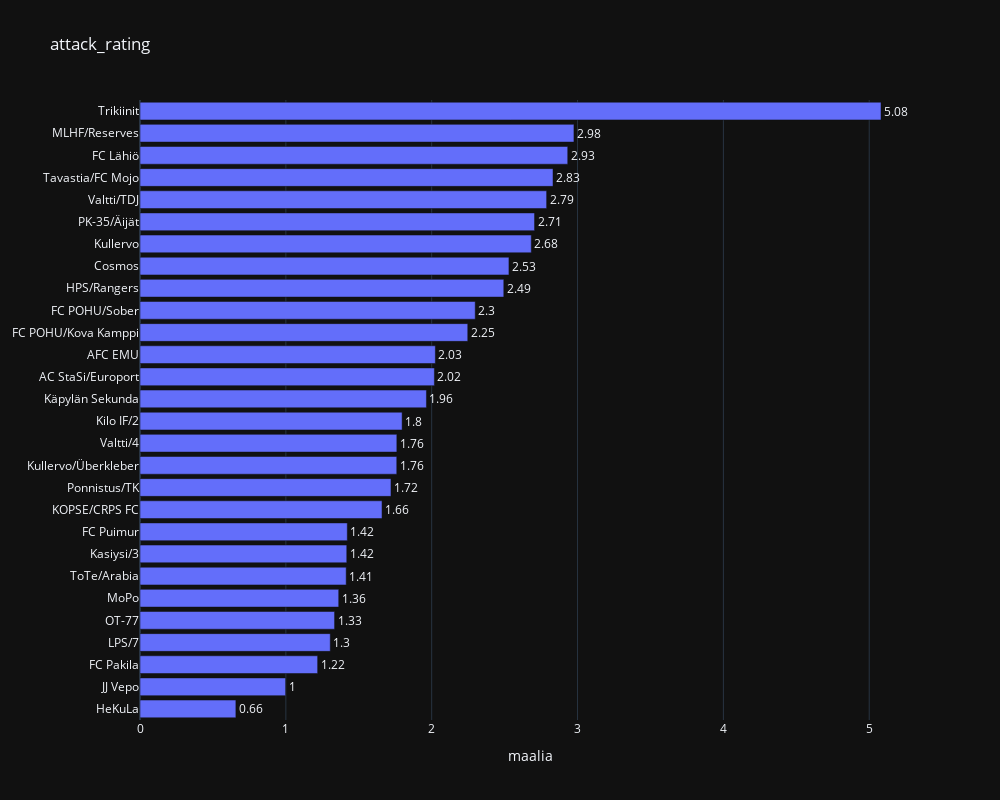

Notebook source saved alongside this figure:
### Code cell
my_x = 'attack_rating'

aux = ratings_df.sort_values(by=my_x)

fig = go.Figure()

fig.add_trace(
        go.Bar(
            x=aux[my_x],
            y=aux['team'],#.apply(lambda x: x.split('\\')[0]),
            text=aux[my_x].round(2),
            textposition='outside',
            orientation='h',
            #marker=dict(color = color_list)
        )
)

fig.update_layout(
    width=1000,
    height=800,
    title=f"{my_x}",
    template = 'plotly_dark',
    xaxis_title="maalia",
    showlegend=False
    )

fig.show()

### Figure 1 — Plotly figure (JSON) as saved in the notebook; plotly's stock layout.template omitted (floating-point values rounded to 4 significant figures)
{"data": [{"orientation": "h", "text": [0.66, 1.0, 1.22, 1.3, 1.33, 1.36, 1.41, 1.42, 1.42, 1.66, 1.72, 1.76, 1.76, 1.8, 1.96, 2.02, 2.03, 2.25, 2.3, 2.49, 2.53, 2.68, 2.71, 2.79, 2.83, 2.93, 2.98, 5.08], "textposition": "outside", "type": "bar", "x": [0.6575, 0.9984, 1.218, 1.305, 1.334, 1.363, 1.414, 1.418, 1.421, 1.66, 1.721, 1.761, 1.761, 1.797, 1.964, 2.019, 2.025, 2.247, 2.299, 2.494, 2.53, 2.683, 2.705, 2.788, 2.832, 2.933, 2.975, 5.081], "y": ["HeKuLa", "JJ Vepo", "FC Pakila", "LPS/7", "OT-77", "MoPo", "ToTe/Arabia", "Kasiysi/3", "FC Puimur", "KOPSE/CRPS FC", "Ponnistus/TK", "Kullervo/Überkleber", "Valtti/4", "Kilo IF/2", "Käpylän Sekunda", "AC StaSi/Europort", "AFC EMU", "FC POHU/Kova Kamppi", "FC POHU/Sober", "HPS/Rangers", "Cosmos", "Kullervo", "PK-35/Äijät", "Valtti/TDJ", "Tavastia/FC Mojo", "FC Lähiö", "MLHF/Reserves", "Trikiinit"]}], "layout": {"height": 800, "showlegend": false, "title": {"text": "attack_rating"}, "width": 1000, "xaxis": {"title": {"text": "maalia"}}}}
